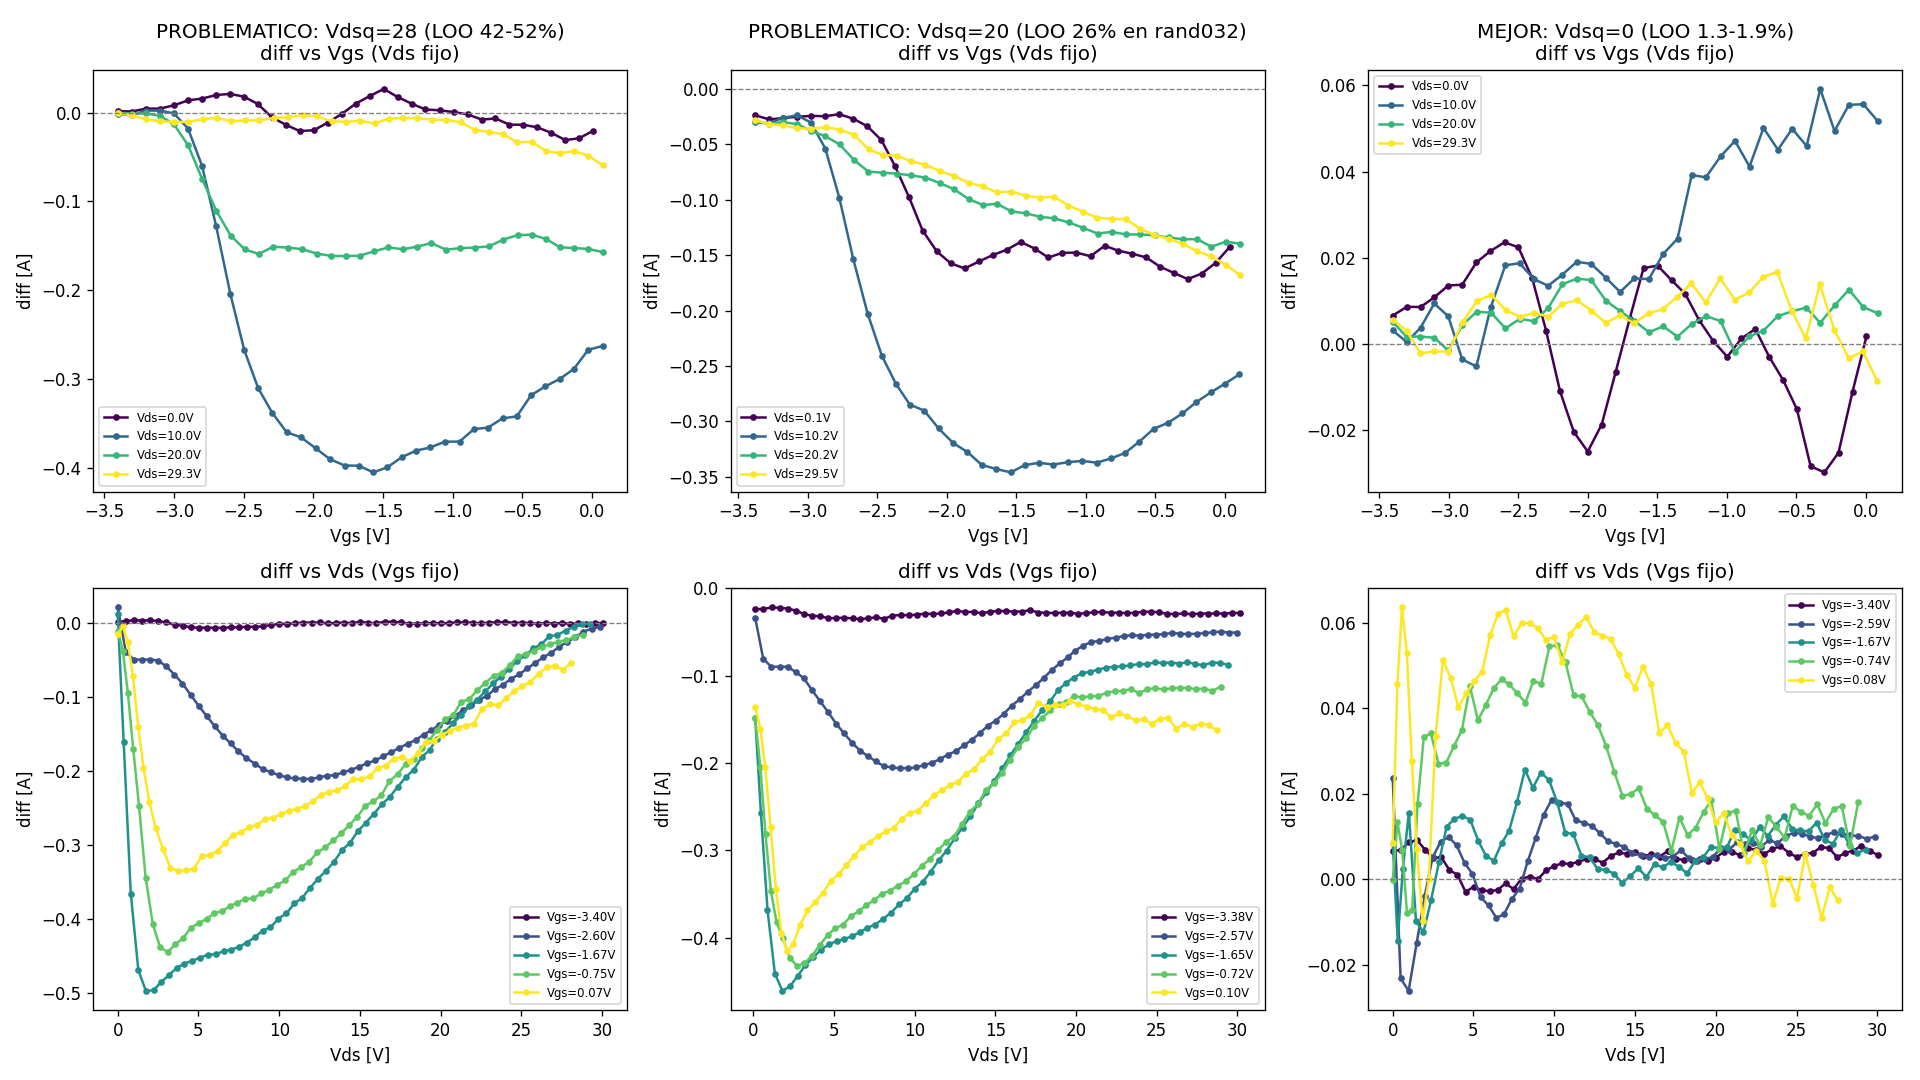

The script that saved this image:
"""One-off analysis: compare diff = Ids - f_base for the 2 problematic LOO points
(Vdsq=28, Vdsq=20) against the best-performing one (Vdsq=0), both as Ids-vs-Vgs (fixed Vds)
and Ids-vs-Vds (fixed Vgs) style curves, to understand WHY the extreme points fail."""
import numpy as np
import torch
import torch.nn as nn
import matplotlib
matplotlib.use("Agg")
import matplotlib.pyplot as plt

from data_loader import load_all

VGS_SCALE = 4.0
VDS_SCALE = 45.0
BASE_KEY = (-2.9, 0.0)


class FBase(nn.Module):
    def __init__(self, hidden=8):
        super().__init__()
        self.net = nn.Sequential(
            nn.Linear(2, hidden), nn.Tanh(),
            nn.Linear(hidden, hidden), nn.Tanh(),
            nn.Linear(hidden, 1),
        )

    def forward(self, vgs, vds):
        x = torch.stack([vgs, vds], dim=-1)
        return self.net(x).squeeze(-1)


def transfer_curves(df, n_vds_curves=4):
    groups = [g.sort_values("Vds") for _, g in df.groupby("TN")]
    vds_lo, vds_hi = df["Vds"].min(), df["Vds"].max()
    targets = np.linspace(vds_lo, vds_hi, n_vds_curves)
    curves = []
    for t_vds in targets:
        vgs_pts, ids_pts, vds_pts = [], [], []
        for g in groups:
            idx = (g["Vds"] - t_vds).abs().idxmin()
            vgs_pts.append(g.loc[idx, "Vgs"]); ids_pts.append(g.loc[idx, "Ids"]); vds_pts.append(g.loc[idx, "Vds"])
        vgs_pts, ids_pts, vds_pts = np.array(vgs_pts), np.array(ids_pts), np.array(vds_pts)
        order = np.argsort(vgs_pts)
        curves.append(dict(vgs=vgs_pts[order], ids=ids_pts[order], vds=vds_pts[order]))
    return curves


def output_curves(df, n_vgs_curves=5):
    groups = [g.sort_values("Vds") for _, g in df.groupby("TN")]
    groups = sorted(groups, key=lambda g: g["Vgs"].mean())
    n = len(groups)
    if n <= n_vgs_curves:
        picks = groups
    else:
        idxs = sorted(set(np.linspace(0, n - 1, n_vgs_curves).round().astype(int)))
        picks = [groups[i] for i in idxs]
    curves = []
    for g in picks:
        curves.append(dict(vgs=g["Vgs"].mean(), vds=g["Vds"].values, ids=g["Ids"].values))
    return curves


def main():
    data = load_all(r"C:\Users\acost\repos\csvs")
    f_base = FBase(hidden=8)
    f_base.load_state_dict(torch.load("results_basediff_arch37/models/f_base.pt"))
    f_base.eval()

    points = [
        ("PROBLEMATICO: Vdsq=28 (LOO 42-52%)", (-2.9, 28.0)),
        ("PROBLEMATICO: Vdsq=20 (LOO 26% en rand032)", (-2.5, 20.0)),
        ("MEJOR: Vdsq=0 (LOO 1.3-1.9%)", (-2.5, 0.0)),
    ]

    fig, axes = plt.subplots(2, 3, figsize=(16, 9))
    cmap = plt.cm.viridis

    for col, (label, k) in enumerate(points):
        df = data[k]

        # Row 0: diff vs Vgs at fixed Vds (transfer curves)
        ax = axes[0, col]
        curves = transfer_curves(df)
        for i, c in enumerate(curves):
            color = cmap(i / max(len(curves) - 1, 1))
            vgs_t = torch.tensor(c["vgs"] / VGS_SCALE, dtype=torch.float32)
            vds_t = torch.tensor(c["vds"] / VDS_SCALE, dtype=torch.float32)
            with torch.no_grad():
                base_pred = f_base(vgs_t, vds_t).numpy()
            diff = c["ids"] - base_pred
            ax.plot(c["vgs"], diff, "o-", ms=3, color=color, label=f"Vds={c['vds'].mean():.1f}V")
        ax.axhline(0, color="gray", lw=0.8, ls="--")
        ax.set_title(f"{label}\ndiff vs Vgs (Vds fijo)")
        ax.set_xlabel("Vgs [V]"); ax.set_ylabel("diff [A]")
        ax.legend(fontsize=7)

        # Row 1: diff vs Vds at fixed Vgs (output curves)
        ax2 = axes[1, col]
        ocurves = output_curves(df)
        for i, c in enumerate(ocurves):
            color = cmap(i / max(len(ocurves) - 1, 1))
            vgs_t = torch.full_like(torch.tensor(c["vds"], dtype=torch.float32), c["vgs"] / VGS_SCALE)
            vds_t = torch.tensor(c["vds"] / VDS_SCALE, dtype=torch.float32)
            with torch.no_grad():
                base_pred = f_base(vgs_t, vds_t).numpy()
            diff = c["ids"] - base_pred
            ax2.plot(c["vds"], diff, "o-", ms=3, color=color, label=f"Vgs={c['vgs']:.2f}V")
        ax2.axhline(0, color="gray", lw=0.8, ls="--")
        ax2.set_title("diff vs Vds (Vgs fijo)")
        ax2.set_xlabel("Vds [V]"); ax2.set_ylabel("diff [A]")
        ax2.legend(fontsize=7)

    fig.tight_layout()
    fig.savefig("scratch_diff_compare.png", dpi=120)
    print("Saved scratch_diff_compare.png")

    # quantitative summary
    print("\n--- resumen ---")
    for label, k in points:
        df = data[k]
        vgs_t = torch.tensor(df["Vgs"].values / VGS_SCALE, dtype=torch.float32)
        vds_t = torch.tensor(df["Vds"].values / VDS_SCALE, dtype=torch.float32)
        ids = df["Ids"].values
        with torch.no_grad():
            base_pred = f_base(vgs_t, vds_t).numpy()
        diff = ids - base_pred
        print(f"{label}: diff range=[{diff.min():.3f}, {diff.max():.3f}]  "
              f"|diff|max/|Ids|max={np.abs(diff).max()/np.abs(ids).max()*100:.1f}%  "
              f"std(diff)={diff.std():.3f}")


if __name__ == "__main__":
    main()
